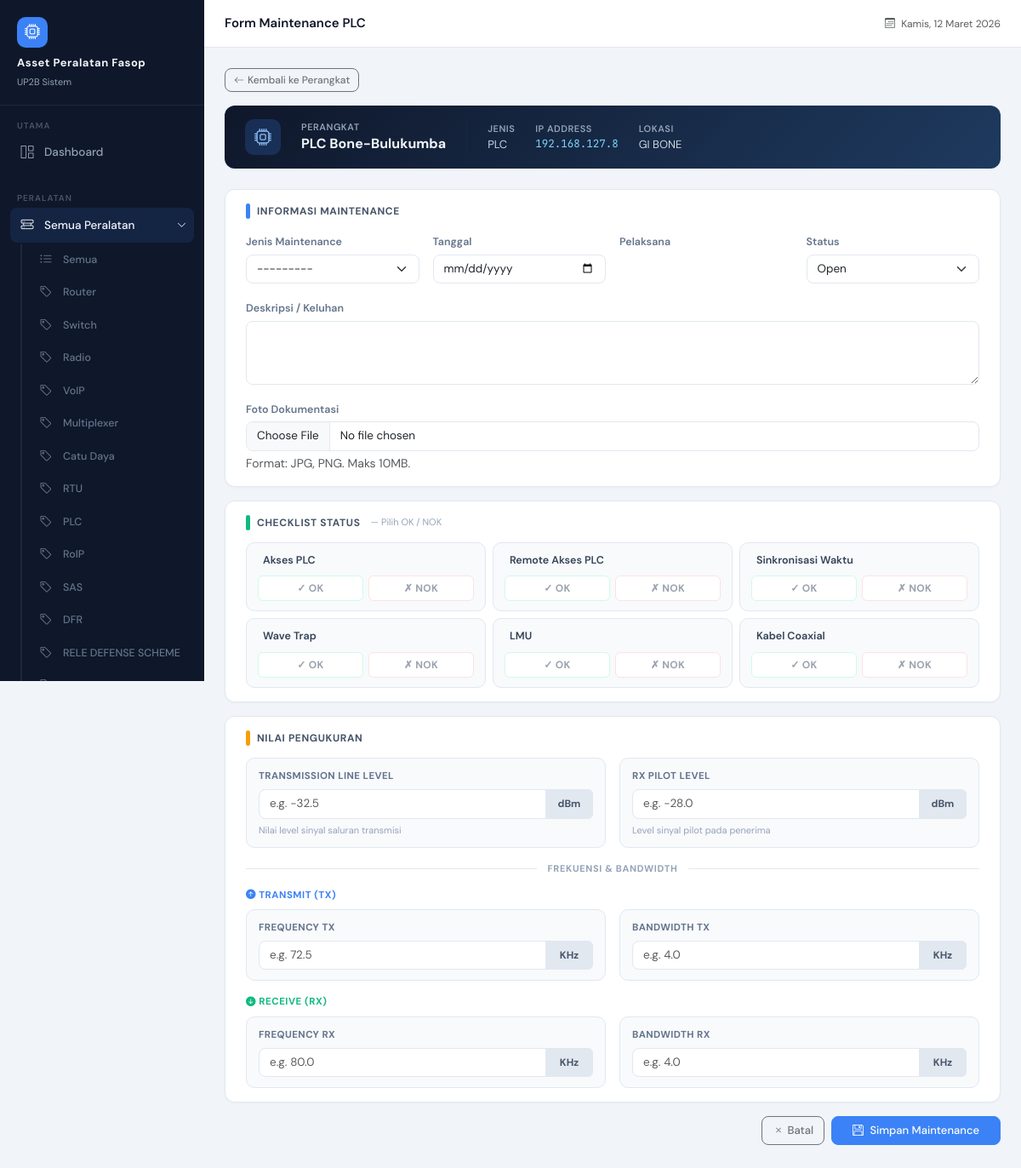
/maintenance/maintenance/add/20/ (signed in), run on the app's committed database.
### devices/models.py (models this page shows, shortened)
class DeviceType(models.Model):
    name = models.CharField(max_length=100)
    def __str__(self):
        return self.name

class Device(models.Model):
    nama = models.CharField(max_length=100)
    jenis = models.ForeignKey(
        DeviceType,
        on_delete=models.SET_NULL,
        null=True,
        blank=True
    )
    merk = models.CharField(max_length=100)
    type = models.CharField(max_length=100, blank=True, null=True)
    serial_number = models.CharField(max_length=100, blank=True, null=True)
    firmware_version = models.CharField(max_length=100, blank=True, null=True)
    ip_address = models.GenericIPAddressField()
    lokasi = models.CharField(max_length=150)
    keterangan = models.TextField(blank=True, null=True)
    foto = models.ImageField(upload_to='device_photos/', blank=True, null=True)
    created_at = models.DateTimeField(auto_now_add=True)
    deleted_by = models.ForeignKey(
        User,
        on_delete=models.SET_NULL,
        null=True,
        blank=True,
        related_name='deleted_devices'
    )
    is_deleted = models.BooleanField(default=False)

### maintenance/views.py (the view)
# urls.py: path('maintenance/add/<int:device_id>/', views.maintenance_create, name='maintenance_add_device'),
@login_required
def maintenance_create(request, device_id):
    device = get_object_or_404(Device, id=device_id)
    detail_form_class, template = _get_detail_form_config(device)
    if request.method == 'POST':
        mform = MaintenanceForm(request.POST, request.FILES)
        dform = detail_form_class(request.POST) if detail_form_class else None
        if mform.is_valid() and (dform is None or dform.is_valid()):
            maintenance = mform.save(commit=False)
            maintenance.device = device
            maintenance.save()
            if dform:
                detail = dform.save(commit=False)
                detail.maintenance = maintenance
                detail.save()
            return redirect('maintenance_list')
    else:
        mform = MaintenanceForm()
        dform = detail_form_class() if detail_form_class else None
    slot_fields = []
    if dform and dform.__class__.__name__ == 'MaintenanceMuxForm':
        for letter in 'ABCDEFGH':
            l = letter.lower()
            slot_fields.append((letter, dform['slot_' + l + '_modul'], dform['slot_' + l + '_isian']))
    return render(request, template, {
        'maintenance_form': mform,
        'detail_form':      dform,
        'device':           device,
        'slot_fields':      slot_fields,
    })

### devices/templates/maintenance/plc_form.html (shortened to what this page needs)
{% extends 'base.html' %}
{% block page_title %}{% if is_edit %}Edit{% else %}Form{% endif %} Maintenance PLC{% endblock %}
{% block content %}
<div class="d-flex align-items-center gap-2 mb-3">
    {% if is_edit %}
    <a href="{% url 'maintenance_view' maintenance.id %}" class="btn btn-sm btn-outline-secondary">
        <i class="bi bi-arrow-left me-1"></i>Kembali ke Detail
    </a>
    {% else %}
    <a href="{% url 'device_view' device.id %}" class="btn btn-sm btn-outline-secondary">
        <i class="bi bi-arrow-left me-1"></i>Kembali ke Perangkat
    </a>
    {% endif %}
</div>
<div class="card mb-4" style="background:linear-gradient(135deg,#0f172a 0%,#1e3a5f 100%);border:none;">
    <div class="card-body py-3 px-4">
        <div class="d-flex align-items-center gap-4 flex-wrap">
            <div style="width:42px;height:42px;background:rgba(59,130,246,0.2);border-radius:10px;display:flex;align-items:center;justify-content:center;flex-shrink:0;">
                <i class="bi bi-cpu" style="font-size:20px;color:#93c5fd;"></i>
            </div>
            <div>
                <div style="font-size:11px;color:#94a3b8;font-weight:600;text-transform:uppercase;letter-spacing:0.5px;">Perangkat</div>
                <div style="font-size:16px;font-weight:700;color:#f1f5f9;">{{ device.nama }}</div>
            </div>
            <div>
                <div style="font-size:11px;color:#94a3b8;font-weight:600;text-transform:uppercase;letter-spacing:0.5px;">Jenis</div>
                <div style="font-size:13px;color:#cbd5e1;">{{ device.jenis }}</div>
            </div>
            <div>
                <div style="font-size:11px;color:#94a3b8;font-weight:600;text-transform:uppercase;letter-spacing:0.5px;">IP Address</div>
                <div class="mono" style="color:#7dd3fc;">{{ device.ip_address|default:"—" }}</div>
            </div>
            <div>
                <div style="font-size:11px;color:#94a3b8;font-weight:600;text-transform:uppercase;letter-spacing:0.5px;">Lokasi</div>
                <div style="font-size:13px;color:#cbd5e1;">{{ device.lokasi|default:"—" }}</div>
            </div>
        </div>
    </div>
</div>
<form method="post" enctype="multipart/form-data"
    {% if is_edit %}action="{% url 'maintenance_edit' maintenance.id %}"{% endif %}>
<div class="card mb-3">
    <div class="card-body px-4 py-3">
        <div class="section-title-bar">
            <span class="bar" style="background:#3b82f6;"></span>
            <span>Informasi Maintenance</span>
        </div>
        <div class="row g-3">
            <div class="col-md-3">
                <label class="form-label">Jenis Maintenance</label>
                {{ maintenance_form.maintenance_type }}
            </div>
            <div class="col-md-3">
                <label class="form-label">Tanggal</label>
                {{ maintenance_form.date }}
            </div>
            <div class="col-md-3">
                <label class="form-label">Pelaksana</label>
            </div>
            <div class="col-md-3">
                <label class="form-label">Status</label>
                {{ maintenance_form.status }}
            </div>
            <div class="col-12">
                <label class="form-label">Deskripsi / Keluhan</label>
                {{ maintenance_form.description }}
            </div>
            <div class="col-12">
                <label class="form-label">Foto Dokumentasi</label>
                {{ maintenance_form.photo }}
                <div class="form-text">Format: JPG, PNG. Maks 10MB.</div>
            </div>
        </div>
    </div>
</div>
<div class="card mb-3">
    <div class="card-body px-4 py-3">
        <div class="section-title-bar">
            <span class="bar" style="background:#10b981;"></span>
            <span>Checklist Status</span>
            <span style="font-size:11px;color:#94a3b8;margin-left:4px;">— Pilih OK / NOK</span>
        </div>
        <div class="row g-2" id="checklist-container">
        </div>
    </div>
</div>
<div class="card mb-3">
    <div class="card-body px-4 py-3">
        <div class="section-title-bar">
            <span class="bar" style="background:#f59e0b;"></span>
            <span>Nilai Pengukuran</span>
        </div>
        <div class="row g-3 mb-3">
            <div class="col-md-6">
                <div class="measure-card">
                    <div class="measure-label">Transmission Line Level</div>
                    <div class="input-group">
                        {{ detail_form.transmission_line }}
                        <span class="input-group-text measure-unit">dBm</span>
                    </div>
                    <div class="measure-hint">Nilai level sinyal saluran transmisi</div>
                </div>
            </div>
            <div class="col-md-6">
                <div class="measure-card">
                    <div class="measure-label">Rx Pilot Level</div>
                    <div class="input-group">
                        {{ detail_form.rx_pilot_level }}
                        <span class="input-group-text measure-unit">dBm</span>
                    </div>
                    <div class="measure-hint">Level sinyal pilot pada penerima</div>
                </div>
            </div>
        </div>
        <div class="freq-divider">
            <div class="freq-line"></div>
            <span class="freq-label">Frekuensi &amp; Bandwidth</span>
            <div class="freq-line"></div>
        </div>
        <div class="tx-rx-header tx">
            <i class="bi bi-arrow-up-circle-fill"></i> Transmit (TX)
        </div>
        <div class="row g-3 mb-3">
            <div class="col-md-6">
                <div class="measure-card">
                    <div class="measure-label">Frequency TX</div>
                    <div class="input-group">
                        {{ detail_form.freq_tx }}
                        <span class="input-group-text measure-unit">KHz</span>
                    </div>
                </div>
            </div>
            <div class="col-md-6">
                <div class="measure-card">
                    <div class="measure-label">Bandwidth TX</div>
                    <div class="input-group">
                        {{ detail_form.bandwidth_tx }}
                        <span class="input-group-text measure-unit">KHz</span>
                    </div>
                </div>
            </div>
        </div>
        <div class="tx-rx-header rx">
            <i class="bi bi-arrow-down-circle-fill"></i> Receive (RX)
        </div>
        <div class="row g-3">
            <div class="col-md-6">
                <div class="measure-card">
                    <div class="measure-label">Frequency RX</div>
                    <div class="input-group">
                        {{ detail_form.freq_rx }}
                        <span class="input-group-text measure-unit">KHz</span>
                    </div>
                </div>
            </div>
            <div class="col-md-6">
                <div class="measure-card">
                    <div class="measure-label">Bandwidth RX</div>
                    <div class="input-group">
                        {{ detail_form.bandwidth_rx }}
                        <span class="input-group-text measure-unit">KHz</span>
                    </div>
                </div>
            </div>
        </div>
    </div>
</div>
<div class="d-flex gap-2 justify-content-end pb-4">
    {% if is_edit %}
    <a href="{% url 'maintenance_view' maintenance.id %}" class="btn btn-outline-secondary">
        <i class="bi bi-x me-1"></i>Batal
    </a>
    {% else %}
    <a href="{% url 'device_view' device.id %}" class="btn btn-outline-secondary">
        <i class="bi bi-x me-1"></i>Batal
    </a>
    {% endif %}
    <button type="submit" class="btn btn-primary px-4">
        <i class="bi bi-floppy me-1"></i>
        {% if is_edit %}Simpan Perubahan{% else %}Simpan Maintenance{% endif %}
    </button>
</div>
</form>
{% endblock %}

### devices/templates/base.html (shortened to what this page needs)
<!DOCTYPE html>
<html lang="id">
<head>
    <link href="https://cdn.jsdelivr.net/npm/bootstrap@5.3.2/dist/css/bootstrap.min.css" rel="stylesheet">
    <link href="https://cdn.jsdelivr.net/npm/bootstrap-icons@1.11.3/font/bootstrap-icons.css" rel="stylesheet">
</head>
<body>
<div id="sidebar">
    <div class="sidebar-brand">
        <div class="brand-icon"><i class="bi bi-cpu"></i></div>
        <h6>Asset Peralatan Fasop</h6>
        <small>UP2B Sistem</small>
    </div>
    <div class="sidebar-section">
        <div class="sidebar-section-label">Utama</div>
        <a href="{% url 'dashboard' %}" class="sidebar-link {% if request.resolver_match.url_name == 'dashboard' %}active{% endif %}">
            <span class="si-icon"><i class="bi bi-grid-1x2"></i></span>
            Dashboard
        </a>
    </div>
    <div class="sidebar-section">
        <div class="sidebar-section-label">Peralatan</div>
        {% with url_name=request.resolver_match.url_name jenis_param=request.GET.jenis %}
        <button class="sidebar-link sidebar-group-toggle w-100 text-start border-0
            {% if 'device' in url_name or url_name == 'lokasi_list' %}active open{% endif %}"
            data-target="submenu-peralatan" type="button">
            <span class="si-icon"><i class="bi bi-hdd-rack"></i></span>
            Semua Peralatan
            <i class="bi bi-chevron-right sidebar-toggle-btn ms-auto"></i>
        </button>
        <div class="sidebar-submenu {% if 'device' in url_name or url_name == 'lokasi_list' %}open{% endif %}"
             id="submenu-peralatan">
            <a href="{% url 'device_list' %}"
               class="sidebar-link {% if url_name == 'device_list' and not jenis_param %}active{% endif %}">
                <span class="si-icon"><i class="bi bi-list-ul"></i></span>
                Semua
            </a>
            {% for jenis in navbar_device_types %}
            {% with jenis_id_str=jenis.id|stringformat:"s" %}
            <a href="{% url 'device_list' %}?jenis={{ jenis.id }}"
               class="sidebar-link
               {% if url_name == 'device_view' and active_device_jenis_id == jenis.id %}active{% endif %}">
                <span class="si-icon"><i class="bi bi-tag"></i></span>
                {{ jenis.name }}
            </a>
            {% endwith %}
            {% endfor %}
        </div>
        {% endwith %}
    </div>
</div>
<div id="main-content">
    <div id="topbar">
        <span class="topbar-title">{% block page_title %}{% endblock %}</span>
        <div class="topbar-right">
            <span class="text-muted" style="font-size:12px;">
                <i class="bi bi-calendar3 me-1"></i>
                <span id="topbar-date"></span>
            </span>
        </div>
    </div>
    <div class="page-content">
        {% block content %}{% endblock %}
    </div>
</div>
</body>
</html>

### data on the page
DeviceType: name "Router"
DeviceType: name "Switch"
DeviceType: name "Radio"
DeviceType: name "VoIP"
DeviceType: name "Multiplexer"
DeviceType: name "Catu Daya"
DeviceType: name "RTU"
DeviceType: name "PLC"
DeviceType: name "RoIP"
DeviceType: name "SAS"
DeviceType: name "DFR"
DeviceType: name "RELE DEFENSE SCHEME"
Device: nama "PLC Bone-Bulukumba", jenis "PLC", ip_address "192.168.127.8", lokasi "GI BONE"
